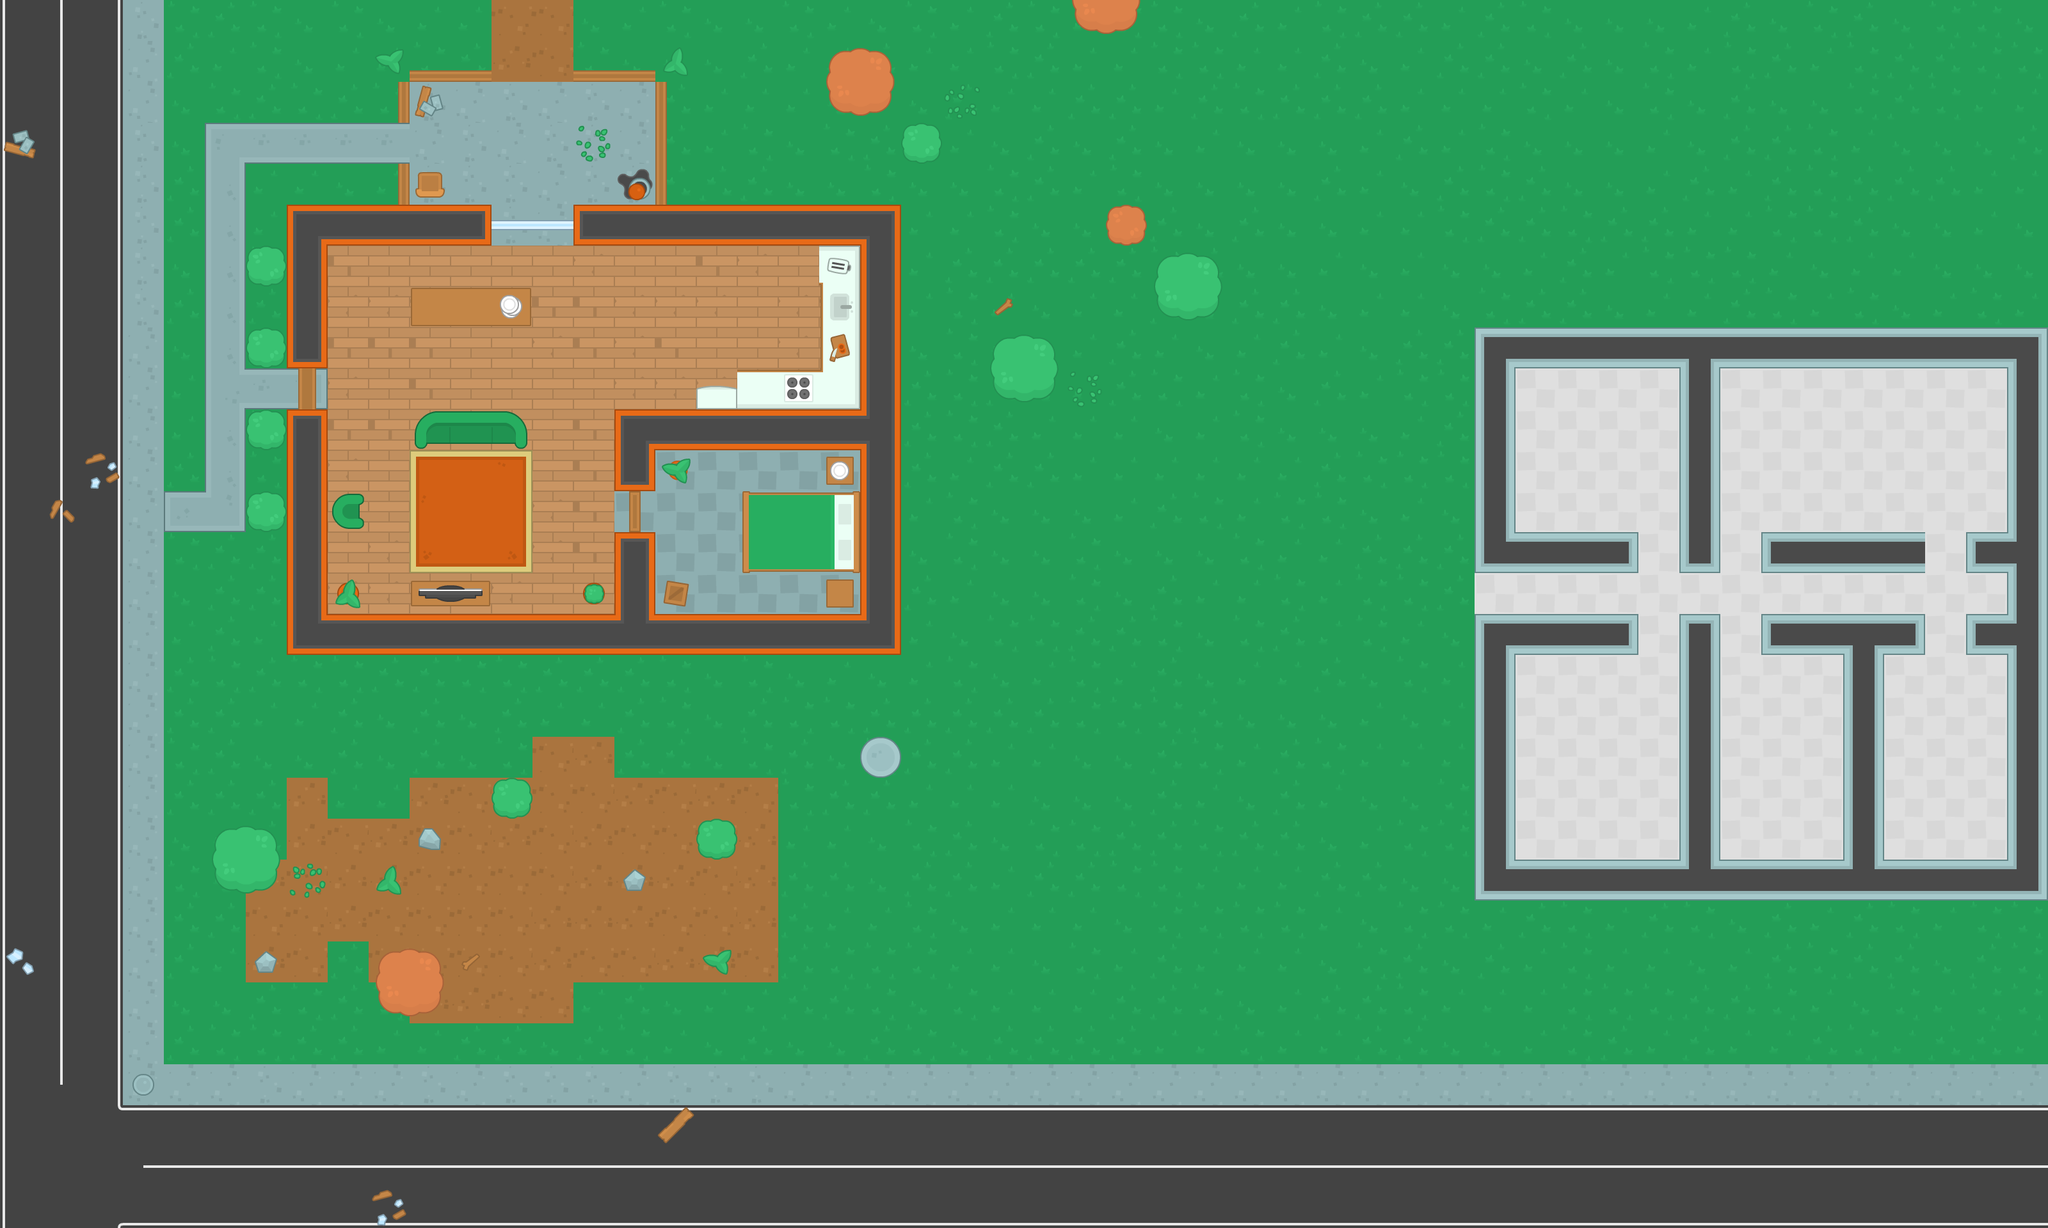

This is a level from a 2D game, rendered from its Tiled map with the project's own tilesets. A one-line summary and the map file follow, with tile-layer data summarised:
An orthogonal 50x30 tile map with 64x64 px tiles, 4 tile layers (ground, walls, items, decorations) and 133 objects (56x trap, 42x wall, 11x zombie, 4x consumable, 3x player, ...).

<map version="1.4" tiledversion="1.4.3" orientation="orthogonal" renderorder="right-down" width="50" height="30" tilewidth="64" tileheight="64" infinite="0" nextlayerid="6" nextobjectid="175">
 <tileset firstgid="1" name="spritesheet_tiles" tilewidth="64" tileheight="64" spacing="10" tilecount="540" columns="27">
  <image source="../img/spritesheet_tiles.png" width="1988" height="1470" />
 </tileset>
 <layer id="1" name="ground" width="50" height="30" opacity="0.91">
  <data>[1500 cells, 1500 non-empty, 40 distinct tile ids]</data>
 </layer>
 <layer id="2" name="walls" width="50" height="30">
  <data>[1500 cells, 150 non-empty, 24 distinct tile ids]</data>
 </layer>
 <layer id="3" name="items" width="50" height="30">
  <data>[1500 cells, 65 non-empty, 38 distinct tile ids]</data>
 </layer>
 <layer id="4" name="decorations" width="50" height="30">
  <data>[1500 cells, 25 non-empty, 18 distinct tile ids]</data>
 </layer>
 <objectgroup id="5" name="Obstacles">
  <object id="1" name="trap" x="352" y="144" width="32" height="32" />
  <object id="1" name="bronze_key_small" x="336" y="400" width="32" height="32" />
  <object id="2" name="player" x="272" y="336" width="32" height="32" />
  <object id="3" name="player" x="536" y="208" width="32" height="32" />
  <object id="3" name="chest" x="536" y="208" width="32" height="32" />
  <object id="3" name="skeleton" x="512" y="112" width="32" height="32" />
  <object id="3" name="skeleton" x="600" y="212" width="32" height="32" />
  <object id="3" name="phantom" x="100" y="212" width="32" height="32" />
  <object id="3" name="goblin" x="432" y="288" width="32" height="32" />
  <object id="3" name="boss" x="256" y="64" width="64" height="64" />
  <object id="3" name="potion_health_medium" type="consumable" x="400" y="80" width="32" height="32">
   <properties>
    <property name="object_type" value="consumable" />
   </properties>
  </object>
  <object id="3" name="potion_health_small" type="consumable" x="224" y="416" width="32" height="32">
   <properties>
    <property name="object_type" value="consumable" />
   </properties>
  </object>
  <object id="3" name="potion_health_medium" type="consumable" x="300" y="300" width="32" height="32">
   <properties>
    <property name="object_type" value="consumable" />
   </properties>
  </object>
  <object id="3" name="silver_key_small" type="other" x="176" y="112" width="32" height="32">
   <properties>
    <property name="object_type" value="other" />
   </properties>
  </object>
  <object id="2" name="wall" x="448" y="320" width="320" height="64" />
  <object id="3" name="wall" x="448" y="960" width="960" height="64" />
  <object id="4" name="wall" x="960" y="640" width="384" height="64" />
  <object id="5" name="wall" x="1344" y="384" width="64" height="576" />
  <object id="6" name="wall" x="448" y="384" width="64" height="192" />
  <object id="7" name="wall" x="448" y="640" width="64" height="320" />
  <object id="8" name="wall" x="960" y="832" width="64" height="128" />
  <object id="9" name="wall" x="960" y="704" width="64" height="64" />
  <object id="15" name="wall" x="896" y="320" width="512" height="64" />
  <object id="21" name="wall" x="640" y="448" width="192" height="64" />
  <object id="22" name="wall" x="1168" y="768" width="176" height="128" />
  <object id="23" name="wall" x="1152" y="576" width="128" height="32" />
  <object id="24" name="wall" x="656" y="640" width="160" height="48" />
  <object id="25" name="wall" x="512" y="784" width="48" height="32" />
  <object id="26" name="wall" x="640" y="912" width="128" height="48" />
  <object id="28" name="wall" x="910" y="909" width="35" height="35" />
  <object id="29" name="wall" x="1088" y="608" width="64" height="32" />
  <object id="30" name="wall" x="1040" y="720" width="32" height="32" />
  <object id="31" name="wall" x="528" y="912" width="32" height="32" />
  <object id="34" name="wall" x="656" y="272" width="32" height="48" />
  <object id="35" name="wall" x="1024" y="912" width="48" height="48" />
  <object id="36" name="wall" x="1296" y="896" width="48" height="48" />
  <object id="37" name="wall" x="1296" y="704" width="48" height="48" />
  <object id="38" name="wall" x="1280" y="384" width="16" height="256" />
  <object id="40" name="zombie" x="784" y="208" width="32" height="32" />
  <object id="42" name="zombie" x="1072" y="816" width="32" height="32" />
  <object id="46" name="wall" x="784" y="1232" width="32" height="32" />
  <object id="47" name="wall" x="1104" y="1296" width="32" height="32" />
  <object id="48" name="wall" x="608" y="1504" width="64" height="64" />
  <object id="49" name="wall" x="352" y="1312" width="64" height="64" />
  <object id="50" name="wall" x="1312" y="96" width="64" height="64" />
  <object id="52" name="wall" x="1824" y="416" width="64" height="64" />
  <object id="53" name="wall" x="1744" y="336" width="32" height="32" />
  <object id="54" name="wall" x="1424" y="208" width="32" height="32" />
  <object id="55" name="wall" x="1680" y="-16" width="96" height="64" />
  <object id="56" name="wall" x="1568" y="544" width="64" height="64" />
  <object id="57" name="wall" x="400" y="784" width="32" height="32" />
  <object id="58" name="wall" x="400" y="656" width="32" height="32" />
  <object id="59" name="wall" x="400" y="528" width="32" height="32" />
  <object id="60" name="wall" x="400" y="400" width="32" height="32" />
  <object id="63" name="zombie" x="1184" y="464" width="32" height="32" />
  <object id="87" name="zombie" x="1616" y="720" width="32" height="32" />
  <object id="88" name="zombie" x="1712" y="704" width="32" height="32" />
  <object id="89" name="zombie" x="1744" y="608" width="32" height="32" />
  <object id="90" name="zombie" x="1728" y="832" width="32" height="32" />
  <object id="91" name="zombie" x="1584" y="848" width="32" height="32" />
  <object id="92" name="zombie" x="1504" y="736" width="32" height="32" />
  <object id="93" name="zombie" x="1856" y="752" width="32" height="32" />
  <object id="94" name="zombie" x="1872" y="576" width="32" height="32" />
  <object id="99" name="health" x="848" y="912" width="32" height="32" />
  <object id="101" name="camp_fire" type="other" x="240" y="128" width="32" height="32">
   <properties>
    <property name="object_type" value="other" />
   </properties>
  </object>
  <object id="102" name="door" x="240" y="208" width="32" height="32" />
  <object id="103" name="merchant" x="336" y="80" width="32" height="32" />
  <object id="104" name="gold_boots_small" type="consumable" x="240" y="304" width="32" height="32">
   <properties>
    <property name="object_type" value="consumable" />
   </properties>
  </object>
  <object id="105" name="fireball" type="spell" x="176" y="336" width="32" height="32">
   <properties>
    <property name="object_type" value="consumable" />
   </properties>
  </object>
  <object id="109" name="map-levels_maps-finish" x="144" y="512" width="32" height="32" />
  <object id="106" name="trap" x="304" y="144" width="32" height="32" />
  <object id="107" name="trap" x="400" y="144" width="32" height="32" />
  <object id="110" name="player" x="560" y="256" width="32" height="32" />
  <object id="111" name="map-levels_maps-level2.tmx" x="144" y="400" width="32" height="32" />
  <object id="112" name="camp_fire" x="144" y="656" width="32" height="32" />
  <object id="117" name="wall" x="0" y="0" width="32" height="1920" />
  <object id="118" name="wall" x="3168" y="0" width="32" height="1920" />
  <object id="119" name="wall" x="32" y="1888" width="3136" height="32" />
  <object id="120" name="wall" x="32" y="0" width="3136" height="32" />
  <object id="121" name="trap" x="400" y="240" width="32" height="32" />
  <object id="122" name="trap" x="400" y="192" width="32" height="32" />
  <object id="123" name="trap" x="304" y="240" width="32" height="32" />
  </objectgroup>
</map>
<!-- 51 of 133 objects omitted -->
